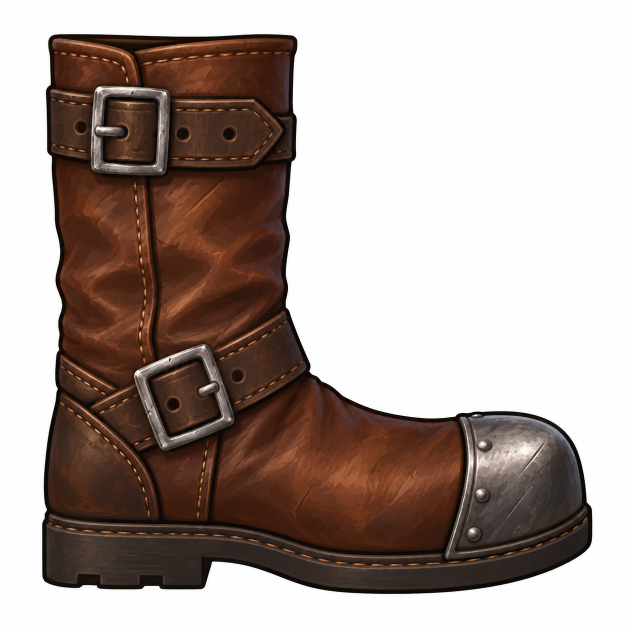
#> input picture tools/gear_art/sources/botas_avanzadas.png, 1254 x 1254 px (shown at 1/2 size)
$ python -i helmet_master.py   (imports and definitions only)
#> lines starting #> are read from the running program, lines starting #| are printed output that depends on the picture; after the words box and inside, x2 and y2 are one past the last pixel; in counts of white or black regions, pixels touching at a corner belong together
#> further down, picture is the input picture: PIL image 1254x1254 RGB; mean R, G, B 171.3, 157.5, 151.6
"""Casco maestro: imagen hecha en ChatGPT sobre la plantilla de la T (doc/arte/plantillas/helmet_master.png),
con fondo blanco. Se quita el blanco que toca el borde de la imagen; los brillos blancos del metal quedan."""
import numpy as np
from PIL import Image
from scipy import ndimage


def prepare(img: Image.Image) -> Image.Image:
    a = np.array(img.convert("RGBA"))
    rgb = a[..., :3].astype(int)
    white = rgb.min(axis=2) > 235
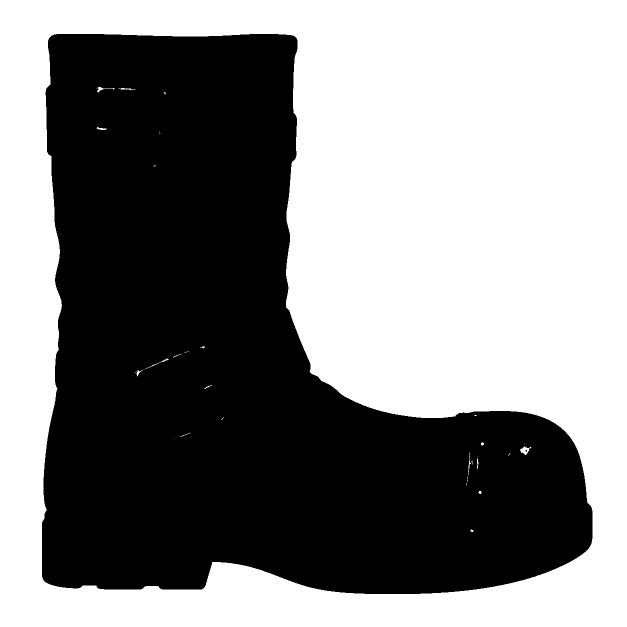
#> white: shape (1254, 1254) bool (shown at 1/2 size); 53.2% white; 3 black regions (2 under 20 px), largest, box (x1, y1, x2, y2) and area: (84, 68, 1185, 1188) 735461
    lab, _ = ndimage.label(white)
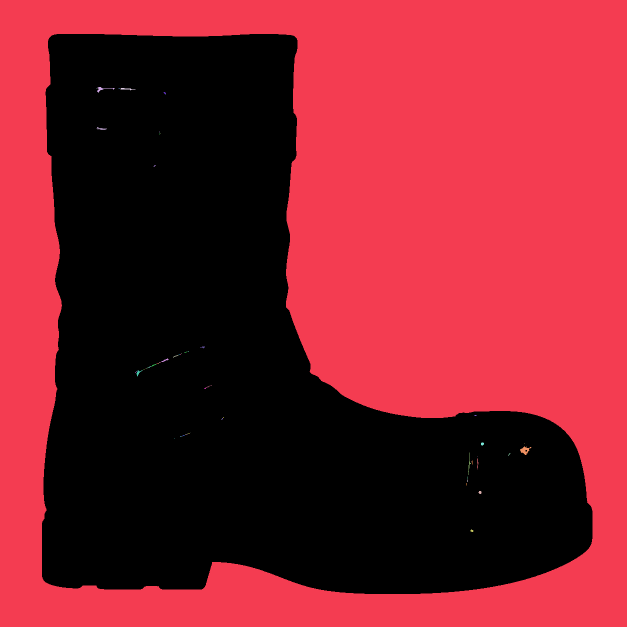
#> lab: shape (1254, 1254) int32 (shown at 1/2 size); 69 distinct labels, from 0 to 68; one colour per label, 0 black
    edge = np.unique(np.concatenate([lab[0], lab[-1], lab[:, 0], lab[:, -1]]))
#> edge = [1]
    bg = np.isin(lab, edge[edge > 0])
#> bg: shape (1254, 1254) bool; 53.2% white; 2 black regions (1 under 20 px), largest, box (x1, y1, x2, y2) and area: (84, 68, 1185, 1188) 736381
    bg = ndimage.binary_dilation(bg, iterations=1)  # el halo claro del recorte
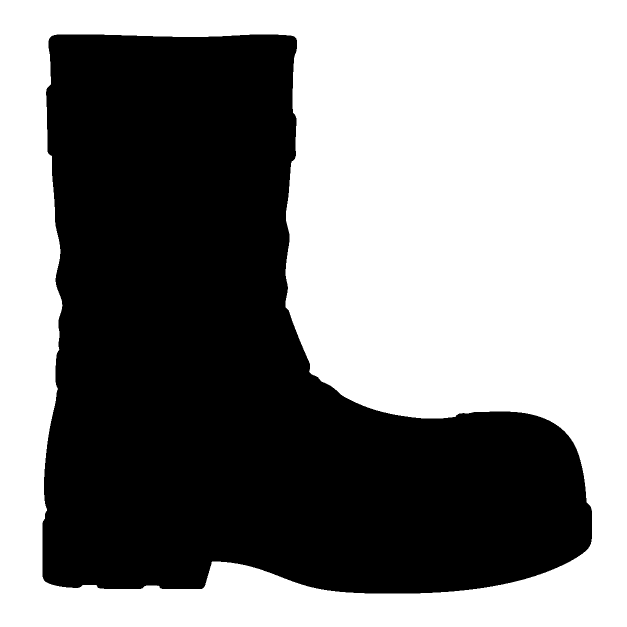
#> bg: shape (1254, 1254) bool (shown at 1/2 size); 53.4% white; 1 black region, box (x1, y1, x2, y2) and area: (85, 69, 1184, 1187) 732256
    a[..., 3] = np.where(bg, 0, 255)
    return Image.fromarray(a)

>>> from PIL import Image
>>> picture = Image.open('../sources/botas_avanzadas.png')
>>> result = prepare(picture)

$ run again, on tools/gear_art/sources/botas_maestras.png
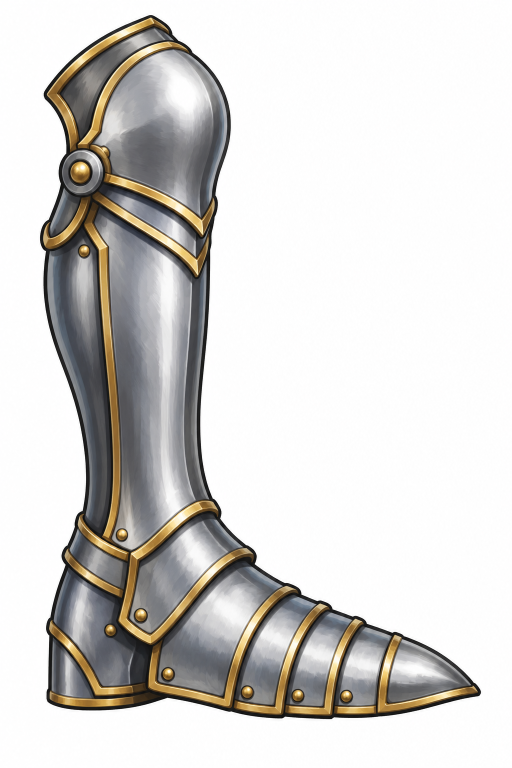
#> input picture tools/gear_art/sources/botas_maestras.png, 1024 x 1536 px (shown at 1/2 size)
#> picture is the input picture: PIL image 1024x1536 RGB; mean R, G, B 213.9, 212.1, 209.4
#> white: shape (1536, 1024) bool; 68% white; 5 black regions (4 under 20 px), largest, box (x1, y1, x2, y2) and area: (80, 30, 962, 1439) 503355
#> in prepare, `lab, _ = ndimage.label(white)`:
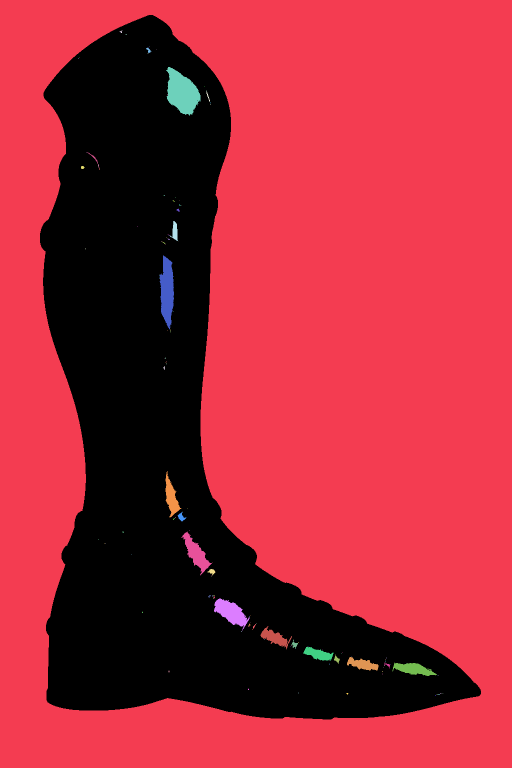
#> lab: shape (1536, 1024) int32 (shown at 1/2 size); 153 distinct labels, from 0 to 152; one colour per label, 0 black
#> edge = [1]
#> in prepare, `bg = ndimage.binary_dilation(bg, iterations=1)`:
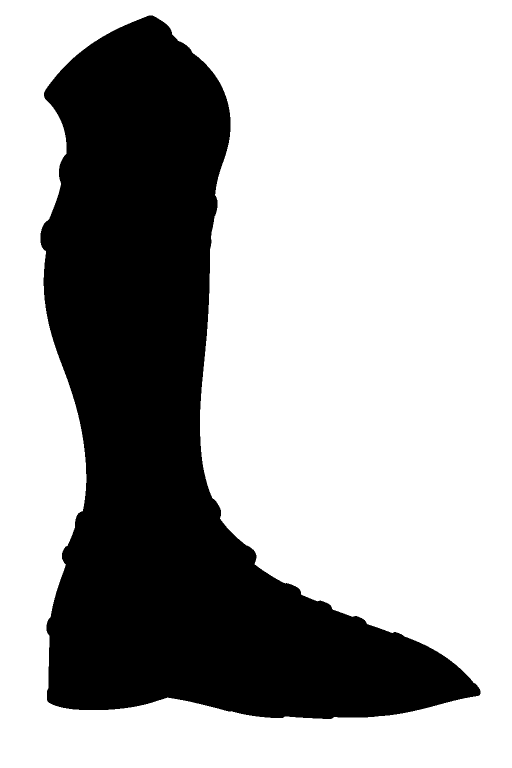
#> bg: shape (1536, 1024) bool (shown at 1/2 size); 67.1% white; 1 black region, box (x1, y1, x2, y2) and area: (81, 31, 961, 1438) 517418

$ run again, on tools/gear_art/sources/casco_avanzado.png
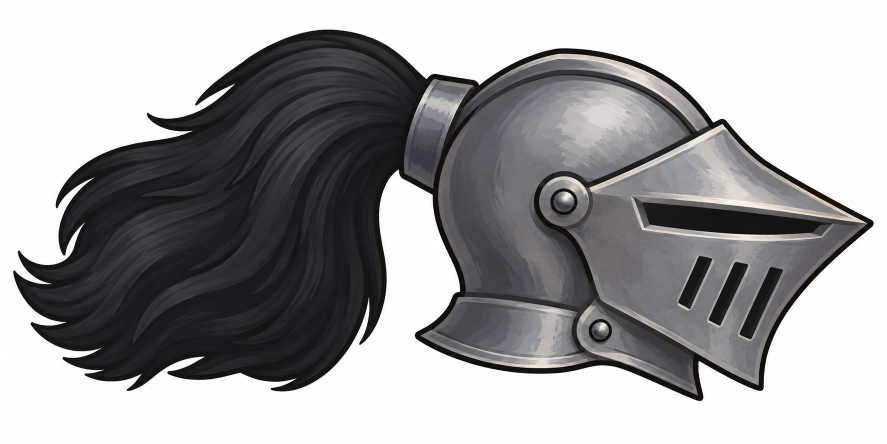
#> input picture tools/gear_art/sources/casco_avanzado.png, 1774 x 887 px (shown at 1/2 size)
#> picture is the input picture: PIL image 1774x887 RGB; mean R, G, B 160.2, 159.8, 161.3
#> white: shape (887, 1774) bool; 47.8% white; 51 white regions (50 under 20 px), largest, box (x1, y1, x2, y2) and area: (0, 0, 1774, 887) 752036
#> in prepare, `lab, _ = ndimage.label(white)`:
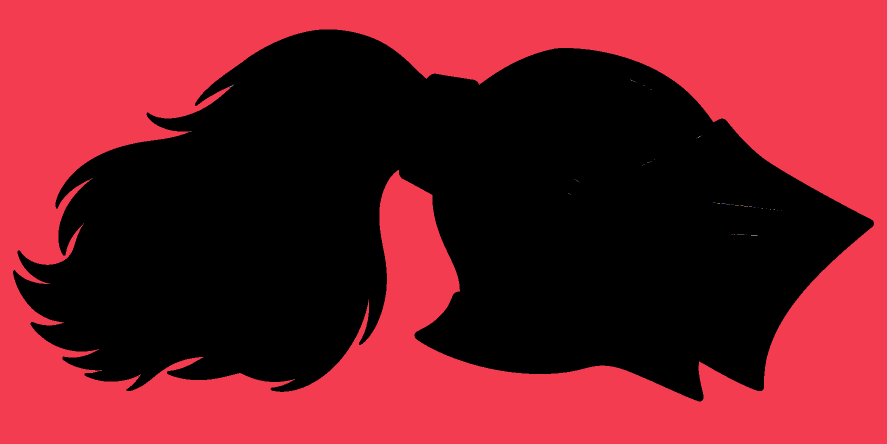
#> lab: shape (887, 1774) int32 (shown at 1/2 size); 69 distinct labels, from 0 to 68; one colour per label, 0 black
#> edge = [1]
#> in prepare, `bg = ndimage.binary_dilation(bg, iterations=1)`:
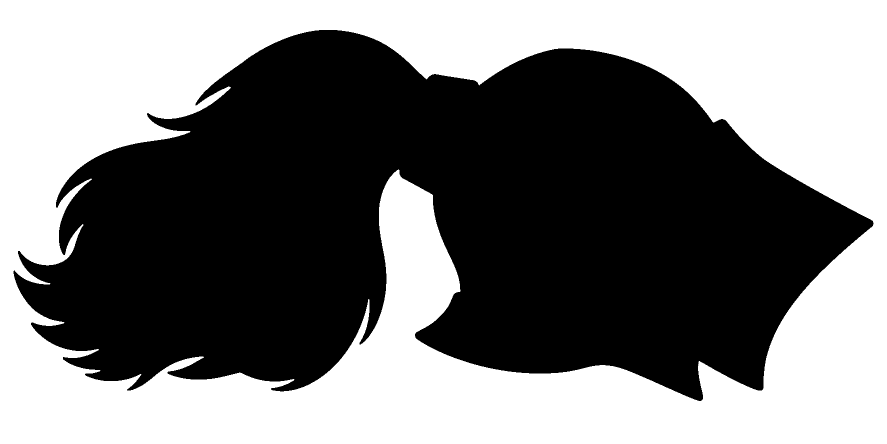
#> bg: shape (887, 1774) bool (shown at 1/2 size); 48.2% white; 1 white region, box (x1, y1, x2, y2) and area: (0, 0, 1774, 887) 758094
